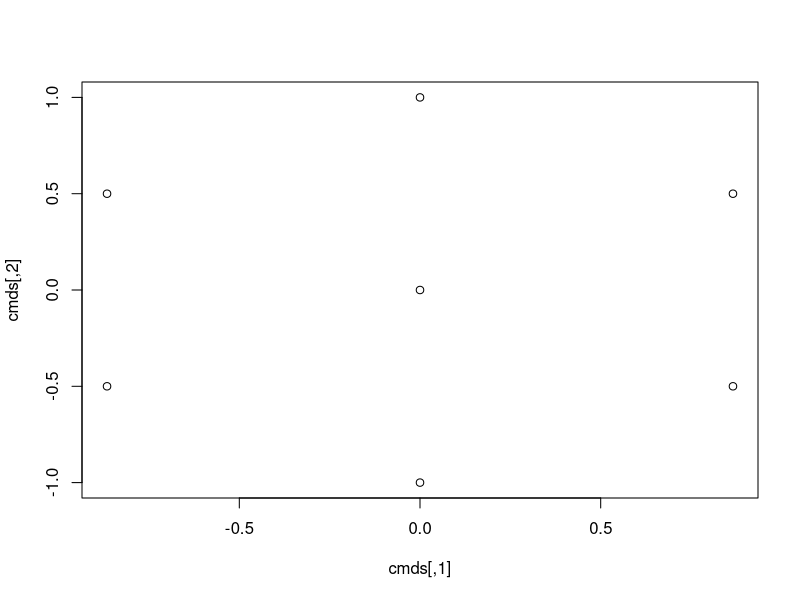

This figure's R source:
z <- c(0, 1, sqrt(3),       2, sqrt(3),       1, 1,
          0,       1, sqrt(3),       2, sqrt(3), 1,
                   0,       1, sqrt(3),       2, 1, 
                            0,       1, sqrt(3), 1, 
                                     0,       1, 1, 
                                              0, 1, 
                                                 0)
n <- 7
D <- matrix(0, nc = n, nr = n); k<-1
for (i in 1:n){
    for(j in i:n){
        D[i,j] <- D[j,i] <- z[k]; k<-k+1
    }    
}
D

A <- -1/2*D^2; A
e <- rep(1, n)
H <- diag(e)- 1/n* e%o%e; H
B <- H %*% A %*% H; B

eig <- eigen(B)
alpha1 <- sum(eig$values[1:2])/sum(abs(eig$values)); alpha1
#alpha2 <- sum(eig$values[1:2]^2)/sum(eig$values^2); alpha2
alpha2 <- sum(eig$values[1:2])/sum(apply(rbind(eig$values, 0), 2, max)); alpha2

x1 <- sqrt(eig$values[1])*eig$vectors[,1]
x2 <- sqrt(eig$values[2])*eig$vectors[,2]
X <- cbind(x1, x2)

cmds <- cmdscale(D)
plot(cmds)

